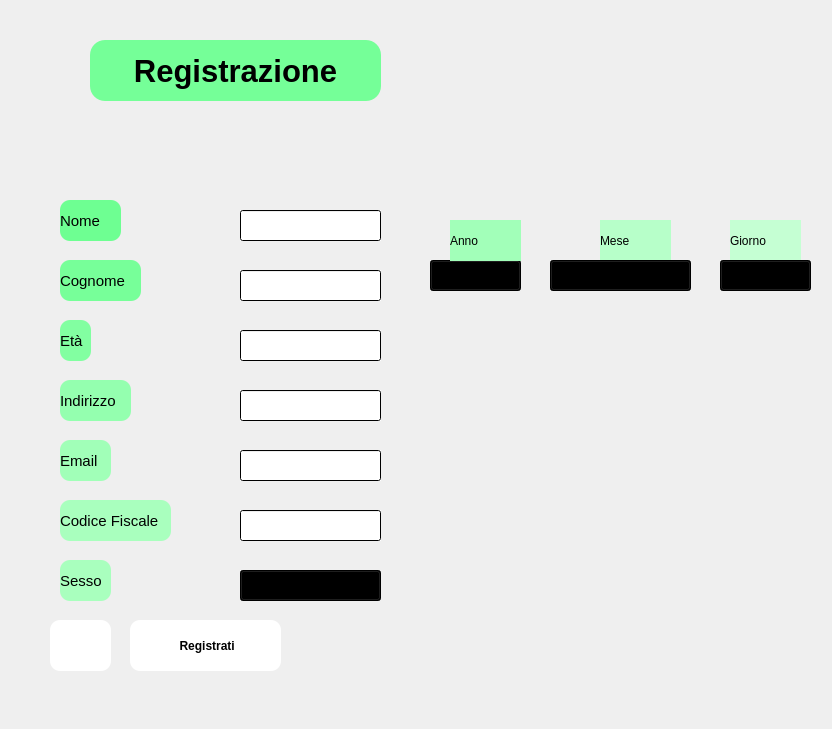
<?xml version="1.0" encoding="UTF-8"?>
<ui version="4.0">
 <class>Form</class>
 <widget class="QWidget" name="Form">
  <property name="geometry">
   <rect>
    <x>0</x>
    <y>0</y>
    <width>832</width>
    <height>729</height>
   </rect>
  </property>
  <property name="windowTitle">
   <string>Form</string>
  </property>
  <property name="styleSheet">
   <string notr="true">background-image: url(:/no/loghi-icone/logo2.png);</string>
  </property>
  <widget class="QLabel" name="label">
   <property name="geometry">
    <rect>
     <x>60</x>
     <y>200</y>
     <width>61</width>
     <height>41</height>
    </rect>
   </property>
   <property name="font">
    <font>
     <pointsize>11</pointsize>
    </font>
   </property>
   <property name="styleSheet">
    <string notr="true">border-radius: 10px;
background-color: qlineargradient(spread:pad, x1:0, y1:0, x2:1, y2:1, stop:1 rgba(110, 255, 146, 255));</string>
   </property>
   <property name="text">
    <string>Nome</string>
   </property>
  </widget>
  <widget class="QLabel" name="label_2">
   <property name="geometry">
    <rect>
     <x>90</x>
     <y>40</y>
     <width>291</width>
     <height>61</height>
    </rect>
   </property>
   <property name="font">
    <font>
     <pointsize>23</pointsize>
     <weight>75</weight>
     <bold>true</bold>
    </font>
   </property>
   <property name="styleSheet">
    <string notr="true">border-radius: 15px;
background-color: qlineargradient(spread:pad, x1:0, y1:0, x2:1, y2:1, stop:1 rgba(117, 255, 152, 255));</string>
   </property>
   <property name="text">
    <string>Registrazione</string>
   </property>
   <property name="alignment">
    <set>Qt::AlignCenter</set>
   </property>
   <property name="indent">
    <number>-6</number>
   </property>
  </widget>
  <widget class="QLabel" name="label_3">
   <property name="geometry">
    <rect>
     <x>60</x>
     <y>260</y>
     <width>81</width>
     <height>41</height>
    </rect>
   </property>
   <property name="font">
    <font>
     <pointsize>11</pointsize>
    </font>
   </property>
   <property name="styleSheet">
    <string notr="true">border-radius: 10px;
background-color: qlineargradient(spread:pad, x1:0, y1:0, x2:1, y2:1, stop:1 rgba(119, 255, 153, 255));</string>
   </property>
   <property name="text">
    <string>Cognome</string>
   </property>
  </widget>
  <widget class="QLabel" name="label_4">
   <property name="geometry">
    <rect>
     <x>60</x>
     <y>320</y>
     <width>31</width>
     <height>41</height>
    </rect>
   </property>
   <property name="font">
    <font>
     <pointsize>11</pointsize>
    </font>
   </property>
   <property name="styleSheet">
    <string notr="true">border-radius: 10px;
background-color: qlineargradient(spread:pad, x1:0, y1:0, x2:1, y2:1, stop:1 rgba(130, 255, 161, 255));</string>
   </property>
   <property name="text">
    <string>Età</string>
   </property>
  </widget>
  <widget class="QLabel" name="label_5">
   <property name="geometry">
    <rect>
     <x>60</x>
     <y>380</y>
     <width>71</width>
     <height>41</height>
    </rect>
   </property>
   <property name="font">
    <font>
     <pointsize>11</pointsize>
    </font>
   </property>
   <property name="styleSheet">
    <string notr="true">border-radius: 10px;
background-color: qlineargradient(spread:pad, x1:0, y1:0, x2:1, y2:1, stop:1 rgba(148, 255, 175, 255));</string>
   </property>
   <property name="text">
    <string>Indirizzo</string>
   </property>
  </widget>
  <widget class="QLabel" name="label_6">
   <property name="geometry">
    <rect>
     <x>60</x>
     <y>500</y>
     <width>111</width>
     <height>41</height>
    </rect>
   </property>
   <property name="font">
    <font>
     <pointsize>11</pointsize>
    </font>
   </property>
   <property name="styleSheet">
    <string notr="true">border-radius: 10px;
background-color: qlineargradient(spread:pad, x1:0, y1:0, x2:1, y2:1, stop:1 rgba(169, 255, 190, 255));</string>
   </property>
   <property name="text">
    <string>Codice Fiscale</string>
   </property>
  </widget>
  <widget class="QLabel" name="label_7">
   <property name="geometry">
    <rect>
     <x>60</x>
     <y>560</y>
     <width>51</width>
     <height>41</height>
    </rect>
   </property>
   <property name="font">
    <font>
     <pointsize>11</pointsize>
    </font>
   </property>
   <property name="styleSheet">
    <string notr="true">border-radius: 10px;
background-color: qlineargradient(spread:pad, x1:0, y1:0, x2:1, y2:1, stop:1 rgba(169, 255, 190, 255));</string>
   </property>
   <property name="text">
    <string>Sesso</string>
   </property>
  </widget>
  <widget class="QLabel" name="label_8">
   <property name="geometry">
    <rect>
     <x>60</x>
     <y>440</y>
     <width>51</width>
     <height>41</height>
    </rect>
   </property>
   <property name="font">
    <font>
     <pointsize>11</pointsize>
    </font>
   </property>
   <property name="styleSheet">
    <string notr="true">border-radius: 10px;
background-color: qlineargradient(spread:pad, x1:0, y1:0, x2:1, y2:1, stop:1 rgba(161, 255, 184, 255));</string>
   </property>
   <property name="text">
    <string>Email</string>
   </property>
  </widget>
  <widget class="QLineEdit" name="lineEdit">
   <property name="geometry">
    <rect>
     <x>240</x>
     <y>210</y>
     <width>141</width>
     <height>31</height>
    </rect>
   </property>
   <property name="styleSheet">
    <string notr="true">background-color: qlineargradient(spread:pad, x1:0, y1:0, x2:1, y2:1, stop:0 rgba(255, 255, 255, 255), stop:1 rgba(255, 255, 255, 255));</string>
   </property>
  </widget>
  <widget class="QLineEdit" name="cvle">
   <property name="geometry">
    <rect>
     <x>240</x>
     <y>510</y>
     <width>141</width>
     <height>31</height>
    </rect>
   </property>
   <property name="styleSheet">
    <string notr="true">background-color: qlineargradient(spread:pad, x1:0, y1:0, x2:1, y2:1, stop:0 rgba(255, 255, 255, 255), stop:1 rgba(255, 255, 255, 255));</string>
   </property>
  </widget>
  <widget class="QLineEdit" name="emaille">
   <property name="geometry">
    <rect>
     <x>240</x>
     <y>450</y>
     <width>141</width>
     <height>31</height>
    </rect>
   </property>
   <property name="styleSheet">
    <string notr="true">background-color: qlineargradient(spread:pad, x1:0, y1:0, x2:1, y2:1, stop:0 rgba(255, 255, 255, 255), stop:1 rgba(255, 255, 255, 255));</string>
   </property>
  </widget>
  <widget class="QLineEdit" name="indirizzole">
   <property name="geometry">
    <rect>
     <x>240</x>
     <y>390</y>
     <width>141</width>
     <height>31</height>
    </rect>
   </property>
   <property name="styleSheet">
    <string notr="true">background-color: qlineargradient(spread:pad, x1:0, y1:0, x2:1, y2:1, stop:0 rgba(255, 255, 255, 255), stop:1 rgba(255, 255, 255, 255));</string>
   </property>
  </widget>
  <widget class="QLineEdit" name="etale">
   <property name="geometry">
    <rect>
     <x>240</x>
     <y>330</y>
     <width>141</width>
     <height>31</height>
    </rect>
   </property>
   <property name="styleSheet">
    <string notr="true">background-color: qlineargradient(spread:pad, x1:0, y1:0, x2:1, y2:1, stop:0 rgba(255, 255, 255, 255), stop:1 rgba(255, 255, 255, 255));</string>
   </property>
  </widget>
  <widget class="QLineEdit" name="cognomele">
   <property name="geometry">
    <rect>
     <x>240</x>
     <y>270</y>
     <width>141</width>
     <height>31</height>
    </rect>
   </property>
   <property name="styleSheet">
    <string notr="true">background-color: qlineargradient(spread:pad, x1:0, y1:0, x2:1, y2:1, stop:0 rgba(255, 255, 255, 255), stop:1 rgba(255, 255, 255, 255));</string>
   </property>
  </widget>
  <widget class="QPushButton" name="pushButton">
   <property name="geometry">
    <rect>
     <x>50</x>
     <y>620</y>
     <width>61</width>
     <height>51</height>
    </rect>
   </property>
   <property name="cursor">
    <cursorShape>PointingHandCursor</cursorShape>
   </property>
   <property name="styleSheet">
    <string notr="true">border-radius: 10px;
background-color: qlineargradient(spread:pad, x1:0, y1:0, x2:1, y2:0, stop:0 rgba(255, 255, 255, 255), stop:1 rgba(255, 255, 255, 255));</string>
   </property>
   <property name="text">
    <string/>
   </property>
   <property name="icon">
    <iconset resource="../resource.qrc">
     <normaloff>:/no/loghi-icone/iconaindietro.PNG</normaloff>:/no/loghi-icone/iconaindietro.PNG</iconset>
   </property>
   <property name="iconSize">
    <size>
     <width>40</width>
     <height>40</height>
    </size>
   </property>
  </widget>
  <widget class="QPushButton" name="registrazionebtn">
   <property name="geometry">
    <rect>
     <x>130</x>
     <y>620</y>
     <width>151</width>
     <height>51</height>
    </rect>
   </property>
   <property name="font">
    <font>
     <pointsize>9</pointsize>
     <weight>75</weight>
     <bold>true</bold>
    </font>
   </property>
   <property name="cursor">
    <cursorShape>PointingHandCursor</cursorShape>
   </property>
   <property name="styleSheet">
    <string notr="true">border-radius: 10px;
background-color: qlineargradient(spread:pad, x1:0, y1:0, x2:1, y2:0, stop:0 rgba(255, 255, 255, 255), stop:1 rgba(255, 255, 255, 255));
</string>
   </property>
   <property name="text">
    <string> Registrati</string>
   </property>
   <property name="icon">
    <iconset resource="../resource.qrc">
     <normaloff>:/no/loghi-icone/iconaregistrazione.PNG</normaloff>:/no/loghi-icone/iconaregistrazione.PNG</iconset>
   </property>
   <property name="iconSize">
    <size>
     <width>45</width>
     <height>45</height>
    </size>
   </property>
  </widget>
  <widget class="QComboBox" name="sessoCombo">
   <property name="geometry">
    <rect>
     <x>240</x>
     <y>570</y>
     <width>141</width>
     <height>31</height>
    </rect>
   </property>
   <property name="styleSheet">
    <string notr="true">background-color: qlineargradient(spread:pad, x1:0, y1:0, x2:1, y2:1, stop:1 rgba(255, 255, 255, 255));</string>
   </property>
   <item>
    <property name="text">
     <string/>
    </property>
   </item>
   <item>
    <property name="text">
     <string>Maschio</string>
    </property>
   </item>
   <item>
    <property name="text">
     <string>Femmina</string>
    </property>
   </item>
   <item>
    <property name="text">
     <string>Altro</string>
    </property>
   </item>
  </widget>
  <widget class="QLabel" name="label_10">
   <property name="geometry">
    <rect>
     <x>730</x>
     <y>220</y>
     <width>71</width>
     <height>41</height>
    </rect>
   </property>
   <property name="styleSheet">
    <string notr="true">font: 10pt &quot;MS Shell Dlg 2&quot;;
background-color: qlineargradient(spread:pad, x1:0, y1:0, x2:1, y2:1, stop:1 rgba(197, 255, 211, 255));</string>
   </property>
   <property name="text">
    <string>Giorno</string>
   </property>
  </widget>
  <widget class="QLabel" name="label_11">
   <property name="geometry">
    <rect>
     <x>600</x>
     <y>220</y>
     <width>71</width>
     <height>41</height>
    </rect>
   </property>
   <property name="styleSheet">
    <string notr="true">font: 10pt &quot;MS Shell Dlg 2&quot;;
background-color: qlineargradient(spread:pad, x1:0, y1:0, x2:1, y2:1, stop:1 rgba(183, 255, 201, 255));</string>
   </property>
   <property name="text">
    <string>Mese</string>
   </property>
  </widget>
  <widget class="QComboBox" name="meseCombo">
   <property name="geometry">
    <rect>
     <x>550</x>
     <y>260</y>
     <width>141</width>
     <height>31</height>
    </rect>
   </property>
   <property name="styleSheet">
    <string notr="true">background-color: qlineargradient(spread:pad, x1:0, y1:0, x2:1, y2:1, stop:1 rgba(255, 255, 255, 255));</string>
   </property>
   <item>
    <property name="text">
     <string>01</string>
    </property>
   </item>
   <item>
    <property name="text">
     <string>02</string>
    </property>
   </item>
   <item>
    <property name="text">
     <string>03</string>
    </property>
   </item>
   <item>
    <property name="text">
     <string>04</string>
    </property>
   </item>
   <item>
    <property name="text">
     <string>05</string>
    </property>
   </item>
   <item>
    <property name="text">
     <string>06</string>
    </property>
   </item>
   <item>
    <property name="text">
     <string>07</string>
    </property>
   </item>
   <item>
    <property name="text">
     <string>08</string>
    </property>
   </item>
   <item>
    <property name="text">
     <string>09</string>
    </property>
   </item>
   <item>
    <property name="text">
     <string>10</string>
    </property>
   </item>
   <item>
    <property name="text">
     <string>11</string>
    </property>
   </item>
   <item>
    <property name="text">
     <string>12</string>
    </property>
   </item>
  </widget>
  <widget class="QComboBox" name="giornoCombo">
   <property name="geometry">
    <rect>
     <x>720</x>
     <y>260</y>
     <width>91</width>
     <height>31</height>
    </rect>
   </property>
   <property name="styleSheet">
    <string notr="true">background-color: qlineargradient(spread:pad, x1:0, y1:0, x2:1, y2:1, stop:1 rgba(255, 255, 255, 255));</string>
   </property>
  </widget>
  <widget class="QComboBox" name="annoCombo">
   <property name="geometry">
    <rect>
     <x>430</x>
     <y>260</y>
     <width>91</width>
     <height>31</height>
    </rect>
   </property>
   <property name="styleSheet">
    <string notr="true">background-color: qlineargradient(spread:pad, x1:0, y1:0, x2:1, y2:1, stop:1 rgba(255, 255, 255, 255));</string>
   </property>
  </widget>
  <widget class="QLabel" name="label_12">
   <property name="geometry">
    <rect>
     <x>450</x>
     <y>220</y>
     <width>71</width>
     <height>41</height>
    </rect>
   </property>
   <property name="styleSheet">
    <string notr="true">font: 10pt &quot;MS Shell Dlg 2&quot;;
background-color: qlineargradient(spread:pad, x1:0, y1:0, x2:1, y2:1, stop:1 rgba(162, 255, 185, 255));</string>
   </property>
   <property name="text">
    <string>Anno</string>
   </property>
  </widget>
 </widget>
 <resources>
  <include location="../resource.qrc"/>
 </resources>
 <connections/>
</ui>
